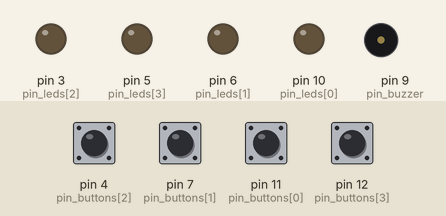
Bench run of a sketch on a simulated Arduino Uno, built with avr-gcc and run on an emulated ATmega328P. On the bench: output pins drawn as LEDs (lit = HIGH), buzzer (waves = sounding). Dashed ring = blinking. Inputs (shaded band) come from the test bench; at power-on: pin 4 (pin_buttons[2]), pin 7 (pin_buttons[1]), pin 11 (pin_buttons[0]), pin 12 (pin_buttons[3]) HIGH. Random numbers use the default seed unless the sketch sets one.

Above: at 1.3 s.
1.4 s: pin 4 (pin_buttons[2]) pulled LOW for 0.15 s
At 1.52 s:
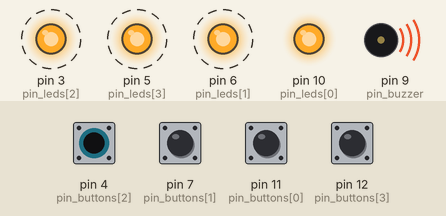
At 6.77 s:
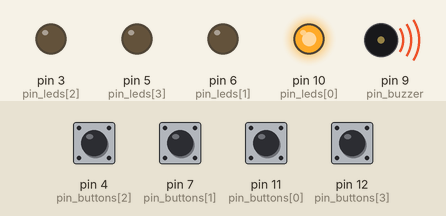
Timing chart, 0 to 8.4 s (numbered marks = the images above; inputs shaded):
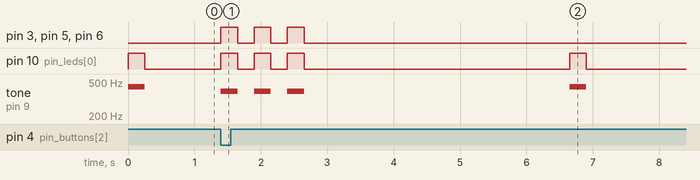

The sketch:

lab12A_sol.ino
```cpp
#define NUMBER_OF_BUTTONS       4
#define BUTTONS_ACTIVE_LOW      true
#define BEEP_DURATION_MS        250
#define NUMBER_OF_MOVES         10

const int pin_buttons[NUMBER_OF_BUTTONS] = {11, 7, 4, 12};
const int pin_leds[NUMBER_OF_BUTTONS] = {10, 6, 3, 5};
const int pin_buzzer = 9;

const int freqs[NUMBER_OF_BUTTONS] = {440, 494, 523, 587};
const int freq_game_over = 392;

byte moves[NUMBER_OF_MOVES];
int move_counter;

inline bool button_pressed(int button_number){
  return BUTTONS_ACTIVE_LOW ^ digitalRead(pin_buttons[button_number]);
}

void beep(int freq){
  tone(pin_buzzer, freq);
  delay(BEEP_DURATION_MS);
  noTone(pin_buzzer);
}

void game_init(){
  move_counter = 1;
  for(int i = 0; i < NUMBER_OF_MOVES; i++){
    moves[i] = random(1000) % NUMBER_OF_BUTTONS;
  }
}

int wait_button_press(){
  while(true){
    for(int i = 0; i < NUMBER_OF_BUTTONS; i++){
      if(button_pressed(i)) return i;
    }
  }
}

void wait_button_release(int i = 0){
  for(int k = 0; k < 3; k++){
    while(true){
      bool pressed = false;
      if(i == 0){
        for(int i = 0; i < NUMBER_OF_BUTTONS; i++){
          if(button_pressed(i)) pressed = true;
        }
      }else{
        if(button_pressed(i)) pressed = true;
      }
      if(!pressed) break;
    }
    delay(5);
  }
}

void moves_show(){
  for(int m = 0; m < move_counter; m++){
    int i = moves[m];
    digitalWrite(pin_leds[i], HIGH);
    beep(freqs[i]);
    digitalWrite(pin_leds[i], LOW);
    delay(BEEP_DURATION_MS);
  }
}

bool moves_read(){
  for(int m = 0; m < move_counter; m++){
    int i = moves[m];
    if(wait_button_press() != i) return false;
    digitalWrite(pin_leds[i], HIGH);
    beep(freqs[i]);
    digitalWrite(pin_leds[i], LOW);
    wait_button_release(i);
  }
  return true;
}

void game_over(){
  for(int i = 0; i < 3; i++){
    for(int i = 0; i < NUMBER_OF_BUTTONS; i++) digitalWrite(pin_leds[i], HIGH);
    beep(freq_game_over);
    for(int i = 0; i < NUMBER_OF_BUTTONS; i++) digitalWrite(pin_leds[i], LOW);
    delay(BEEP_DURATION_MS);
  }
  delay(3000);
  game_init();
}

void game_won(){
  for(int i = 0; i < NUMBER_OF_BUTTONS; i++) digitalWrite(pin_leds[i], HIGH);
  for(int i = 0; i < NUMBER_OF_BUTTONS; i++) beep(freqs[i]);
  for(int i = 0; i < NUMBER_OF_BUTTONS; i++) beep(freqs[i]);
  for(int i = 0; i < NUMBER_OF_BUTTONS; i++) digitalWrite(pin_leds[i], LOW);
  delay(3000);
  game_init();
}

void test(){
  for(int i = 0; i < NUMBER_OF_BUTTONS; i++){
    digitalWrite(pin_leds[i], HIGH);
    while(!button_pressed(i));
    beep(freqs[i]);
    digitalWrite(pin_leds[i], LOW);
  }
}

void setup(){
  for(int i = 0; i < NUMBER_OF_BUTTONS; i++){
    pinMode(pin_buttons[i], INPUT_PULLUP);
    pinMode(pin_leds[i], OUTPUT);
  }
  pinMode(pin_buzzer, OUTPUT);

  randomSeed(analogRead(A0));

  // test();
  game_init();
}

void loop(){
  moves_show();
  bool success = moves_read();
  if(!success) game_over();
  else if(move_counter == NUMBER_OF_MOVES) game_won();
  else move_counter++;
  delay(750);
}
```

Measured:
- after the input at 1.4 s, pin 3 (pin_leds[2]), pin 5 (pin_leds[3]): alternates HIGH for 0.25 s and LOW for 0.25 s, 6 changes in all, then stays LOW, starting at once
